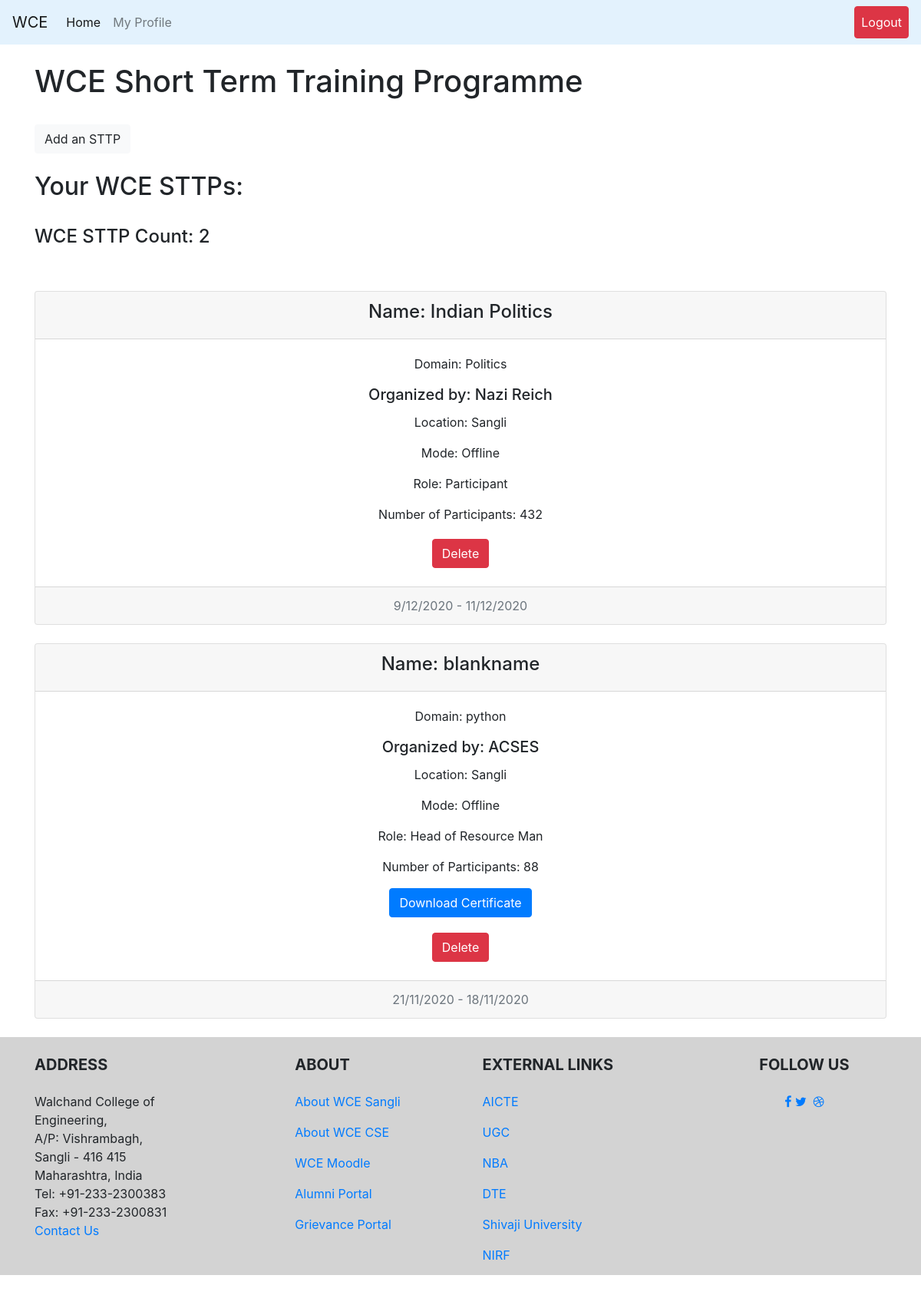
Page /faculty/WCE/Sttps (signed in) on the committed database.
### teacher/models.py (models this page shows, shortened)
class wcesttp(models.Model):
    user = models.ForeignKey(User, on_delete=models.CASCADE)
    name = models.CharField(default='kala', max_length=30)
    domain = models.CharField(default='CSE', max_length=30)
    organizer = models.CharField(default='WCE', max_length=30)
    location = models.CharField(default='Sangli', max_length=50)
    mode = models.BooleanField()  # TRUE=Inplace FALSE=Online
    role = models.CharField(default='Head', max_length=50)
    startDate = models.DateTimeField(default=timezone.now)
    endDate = models.DateTimeField(default=timezone.now)
    numberOfParticipants = models.IntegerField()
    certification = models.URLField()
    certBool = models.BooleanField()

### teacher/views.py (the view)
# urls.py: path('Sttps', views.wcesttps.as_view(), name="WCESttps"),
class wcesttps(View):
    def get(self, request, template_name='teacher/organizedActivities/wcesttps.html'):
        group = request.user.groups.all()[0].name
        if isFaculty(group) == 0:
            return render(request, 'login.html')
        else:
            try:
                user = request.user
                allWCESttps = WCESttp.objects.filter(user=user)
                countWCESttps = len(allWCESttps)
            except:
                allWCESttps = None
                countWCESttps = 0
            args = {}
            args["allWCESttps"] = allWCESttps
            args["countWCESttps"] = countWCESttps
            return render(request, template_name, args)

### teacher/views.py (called while the page is built)
def isFaculty(group_name):
    if group_name == 'faculty_group':
        return 1
    else:
        return 0

### teacher/templates/teacher/organizedActivities/wcesttps.html (shortened to what this page needs)
{% extends 'base.html' %}
{% block content %}
<br><h1>WCE Short Term Training Programme</h1><br>
<a class="btn btn-light" href="{% url 'teacher:addWCESttp' %}" role="button">Add an STTP</a><br>
<br>
<h2>Your WCE STTPs: </h2>
<br>
<h4>WCE STTP Count: {{ countWCESttps }}</h4>
<br><br>
{% for i in allWCESttps %}
<div class="card text-center">
  <div class="card-header">
    <h4>Name: {{ i.name }}</h4>
  </div>
  <div class="card-body">
    <p class="card-text">Domain: {{ i.domain }}</p>
    <h5 class="card-title">Organized by: {{ i.organizer }}</h5>
    <p class="card-text">Location: {{ i.location }}</p>
    <p class="card-text">
    {% if i.mode == False %}
    Mode: Offline
    {% endif %}
    </p>
    <p class="card-text">Role: {{ i.role }}</p>
    <p class="card-text">Number of Participants: {{ i.numberOfParticipants }}</p>
    {% if i.certification != "NA" %}
    <a href="{{i.certification}}" class="btn btn-primary">Download Certificate</a>
    {% endif %}
  </div>
   <td><a href="{% url 'teacher:delete_items' i.id 'Sttps' %}"><button type="button" class="btn btn-danger">Delete</button></a></td>
  <br>
  <div class="card-footer text-muted">
            {{ i.startDate.day }}/{{ i.startDate.month }}/{{ i.startDate.year }} - {{ i.endDate.day }}/{{i.endDate.month}}/{{i.endDate.year}}
  </div>
</div>
<br>
{% endfor %}
{% endblock %}

### CoeusPro/templates/base.html (shortened to what this page needs)
<!doctype html>
<html lang="en">
{% load static %}
<head>
    <link rel="stylesheet" href="https://stackpath.bootstrapcdn.com/font-awesome/4.7.0/css/font-awesome.min.css">
    <link rel="stylesheet" href="https://stackpath.bootstrapcdn.com/bootstrap/4.5.2/css/bootstrap.min.css">
    <link rel="stylesheet" type="text/css" href="{% static 'css/footer.css' %}">
</head>
<body>
<div id="page-container">
    <nav class="navbar navbar-expand-lg navbar-light" style="background-color: #e3f2fd;">
        <a class="navbar-brand" href="http://www.walchandsangli.ac.in/" target="_blank">WCE</a>
        <div class="collapse navbar-collapse" id="navbarNavDropdown">
            <ul class="navbar-nav">
                {% for group_for in request.user.groups.all %}
                {% if group_for.name == 'student_group' %}
                <li class="nav-item active">
                    <a class="nav-link" href="{% url 'student:studentHome' %}">Home <span class="sr-only">(current)</span></a>
                </li>
                {% elif group_for.name == 'HOD_group' %}
                <li class="nav-item active">
                    <a class="nav-link" href="{% url 'HOD:HODHome' %}">Home <span class="sr-only">(current)</span></a>
                </li>
                {% elif group_for.name == 'faculty_group' %}
                <li class="nav-item active">
                    <a class="nav-link" href="{% url 'teacher:facultyHome' %}">Home <span class="sr-only">(current)</span></a>
                </li>
                {% else %}
                <li class="nav-item active">
                    <a class="nav-link" href="{% url 'home' %}">Home <span class="sr-only">(current)</span></a>
                </li>
                {% endif %}
                {% endfor %}
                {% if user.is_authenticated %}
                <li class="nav-item">
                    <a class="nav-link" href="{% url 'profile' user  %}">My Profile</a>
                </li>
            {% endif %}
        </div>
        {% if user.is_authenticated %}
        <ul class="nav navbar-nav ml-auto">
            <li class="nav-item">
                <a class="nav-link btn btn-danger" style="color: white" href="{% url 'logout' %}">Logout</a>
            </li>
        </ul>
        {% endif %}
    </nav>
    <div class="container">
        {% block content %}
        {% endblock %}
    </div>
    <footer id="footer" >
        <div class="container text-center text-md-left">
            <div class="row">
                <div class="col-md-4 col-lg-3 mr-auto my-md-4 my-0 mt-4 mb-1">
                    <h5 class="font-weight-bold text-uppercase mb-4">Address</h5>
                    <p>Walchand College of Engineering,<br>
                        A/P: Vishrambagh,<br>
                        Sangli - 416 415<br>
                        Maharashtra, India<br>
                        Tel: +91-233-2300383<br>
                        Fax: +91-233-2300831<br>
                        <a href="mailto:hod.cse@walchandsangli.ac.in">Contact Us</a>
                    </p>
                </div>
                <div class="col-md-2 col-lg-2 mx-auto my-md-4 my-0 mt-4 mb-1">
                    <h5 class="font-weight-bold text-uppercase mb-4">About</h5>
                    <ul class="list-unstyled">
                        <li>
                            <p>
                                <a href="http://www.walchandsangli.ac.in">About WCE Sangli</a>
                            </p>
                        </li>
                        <li>
                            <p>
                                <a href="http://www.walchandsangli.ac.in/Departments/CSEDepartment/CSEDept.asp">About WCE CSE</a>
                            </p>
                        </li>
                        <li>
                            <p>
                                <a href="http://112.133.242.241/moodle/">WCE Moodle</a>
                            </p>
                        </li>
                        <li>
                            <p>
                                <a href="https://alumni.walchandsangli.ac.in/">Alumni Portal</a>
                            </p>
                        </li>
                        <li>
                            <p>
                                <a href="https://walchandsangli.edugrievance.com/">Grievance Portal</a>
                            </p>
                        </li>
                    </ul>
                </div>
                <div class="col-md-4 col-lg-3 mx-auto my-md-4 my-0 mt-4 mb-1">
                    <h5 class="font-weight-bold text-uppercase mb-4">External Links</h5>
                    <ul class="list-unstyled">
                        <li>
                            <p>
                                <a href="https://www.aicte-india.org/">AICTE</a>
                            </p>
                        </li>
                        <li>
                            <p>
                                <a href="https://www.ugc.ac.in/">UGC</a>
                            </p>
                        </li>
                        <li>
                            <p>
                                <a href="https://www.nbaind.org/">NBA</a>
                            </p>
                        </li>
                        <li>
                            <p>
                                <a href="http://www.dtemaharashtra.gov.in/index.html">DTE</a>
                            </p>
                        </li>
                        <li>
                            <p>
                                <a href="http://www.unishivaji.ac.in/">Shivaji University</a>
                            </p>
                        </li>
                        <li>
                            <p>
                                <a href="https://www.nirfindia.org/Home">NIRF</a>
                            </p>
                        </li>
                    </ul>
                </div>
                <div class="col-md-2 col-lg-2 text-center mx-auto my-4">
                    <h5 class="font-weight-bold text-uppercase mb-4">Follow Us</h5>
                    <a type="button" class="btn-floating btn-fb">
                        <p><i class="fa fa-facebook-f"></i></p>
                    </a>
                    <a type="button" class="btn-floating btn-tw">
                        <p><i class="fa fa-twitter"></i></p>
                    </a>
                    <a type="button" class="btn-floating btn-dribbble">
                        <p><i class="fa fa-dribbble"></i></p>
                    </a>
                </div>
            </div>
        </div>
    </footer>
</div>
</body>
</html>

### static/css/footer.css (style rules this page uses)
body { min-height: 90vh; position: relative; margin: 0; box-sizing: border-box; }
footer { background: lightgrey; position: absolute; top: 100%; height: 310px; width: 100%; }

### rows in the picture
wcesttp: name "Indian Politics", domain "Politics", organizer "Nazi Reich", location "Sangli", mode "Mode: Offline", role "Participant", numberOfParticipants "432", startDate.day "9", startDate.month "12", startDate.year "2020", endDate.day "11", endDate.month "12", endDate.year "2020"
wcesttp: name "blankname", domain "python", organizer "ACSES", location "Sangli", mode "Mode: Offline", role "Head of Resource Man", numberOfParticipants "88", startDate.day "21", startDate.month "11", startDate.year "2020", endDate.day "18", endDate.month "11", endDate.year "2020"

### other values in the picture
{{ countWCESttps }} "2"
